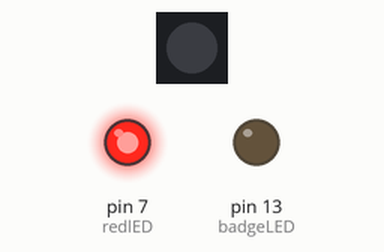
This sketch was run on a simulated Arduino Uno, built with avr-gcc and run on an emulated ATmega328P. Shown: 1 RGB LEDs in strip order, left to right, output pins drawn as LEDs (lit = HIGH). Dim RGB values are drawn brighter than linear.

Above: at 0.1 s.
At 1.69 s:
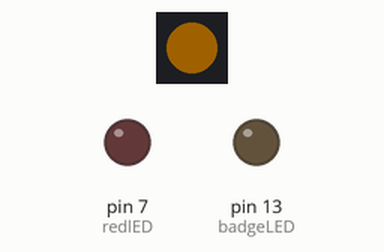
At 2.81 s:
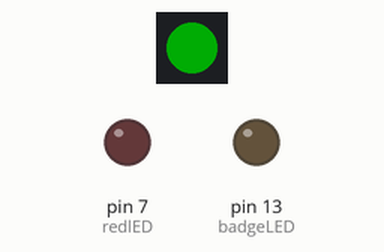
At 5.54 s:
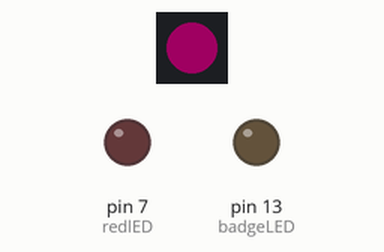
At 8.6 s:
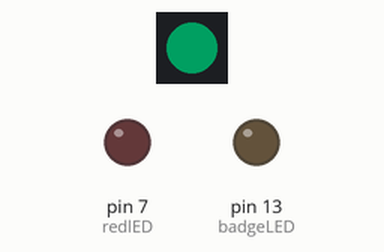
At 11.23 s:
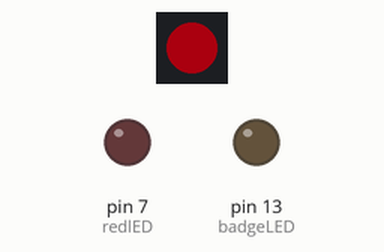
Timing chart, 0 to 13.0 s (numbered marks = the images above):
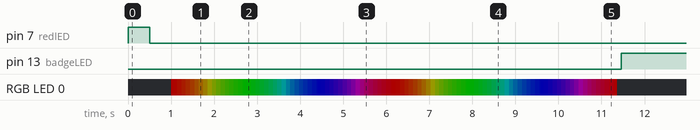

Measured:
- by itself, pin 7 (redlED): LOW → HIGH at 0.00 s, → LOW 0.50 s later
- by itself, pin 13 (badgeLED): LOW → HIGH at 11.5 s

The sketch:

demo.ino
```cpp
/* Demo code to run on the badge
 *  Author: Krishna Manaswi Digumarti
 *  Date: Sep 2020
 *  Based on Adafruit's neopixel code
 */

#include <Adafruit_NeoPixel.h>

#define PIN 8
Adafruit_NeoPixel strip = Adafruit_NeoPixel(1, PIN, NEO_GRB + NEO_KHZ800);

int redlED = 7;
int badgeLED = 13;
bool start = false;

void setup()
{
  strip.begin();
  strip.setBrightness(50);
  strip.show(); // Initialize all pixels to 'off'

  pinMode(redlED, OUTPUT);
  pinMode(badgeLED, OUTPUT);
}

void loop()
{

  if (start == false)
  {
    digitalWrite(redlED, HIGH);   // turn the LED ON
    delay(500);                   // wait for half a second
    digitalWrite(redlED, LOW);    // turn the LED OFF
    delay(500);

    rainbowCycle(20);
    start = true;
  }
  else
  {
    strip.clear();
    strip.show();
    delay(100);
    digitalWrite(badgeLED, HIGH);
  }
}

void rainbowCycle(uint8_t wait)
{
  uint16_t i, j;

  for(j=0; j<256*2; j++) // 2 cycles of all colors on wheel
  {
    for(i=0; i< strip.numPixels(); i++)
    {
      strip.setPixelColor(i, Wheel(((i * 256 / strip.numPixels()) + j) & 255));
    }
    strip.show();
    delay(wait);
  }
}

// Input a value 0 to 255 to get a color value.
// The colours are a transition r - g - b - back to r.
uint32_t Wheel(byte WheelPos)
{
  WheelPos = 255 - WheelPos;
  if(WheelPos < 85)
  {
   return strip.Color(255 - WheelPos * 3, 0, WheelPos * 3);
  }
  else if(WheelPos < 170)
  {
    WheelPos -= 85;
   return strip.Color(0, WheelPos * 3, 255 - WheelPos * 3);
  }
  else
  {
   WheelPos -= 170;
   return strip.Color(WheelPos * 3, 255 - WheelPos * 3, 0);
  }
}
```
